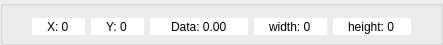
<?xml version="1.0" encoding="UTF-8"?>
<ui version="4.0">
 <class>Viewer_Data_Panel</class>
 <widget class="QWidget" name="Viewer_Data_Panel">
  <property name="geometry">
   <rect>
    <x>0</x>
    <y>0</y>
    <width>443</width>
    <height>45</height>
   </rect>
  </property>
  <property name="windowTitle">
   <string>Form</string>
  </property>
  <layout class="QVBoxLayout" name="verticalLayout">
   <property name="leftMargin">
    <number>0</number>
   </property>
   <property name="topMargin">
    <number>0</number>
   </property>
   <property name="rightMargin">
    <number>0</number>
   </property>
   <property name="bottomMargin">
    <number>0</number>
   </property>
   <item>
    <widget class="QGroupBox" name="data_panel">
     <property name="title">
      <string/>
     </property>
     <property name="flat">
      <bool>true</bool>
     </property>
     <layout class="QHBoxLayout" name="horizontalLayout_3">
      <property name="topMargin">
       <number>5</number>
      </property>
      <property name="bottomMargin">
       <number>0</number>
      </property>
      <item>
       <spacer name="horizontalSpacer_4">
        <property name="orientation">
         <enum>Qt::Horizontal</enum>
        </property>
        <property name="sizeHint" stdset="0">
         <size>
          <width>40</width>
          <height>20</height>
         </size>
        </property>
       </spacer>
      </item>
      <item>
       <widget class="QSpinBox" name="x">
        <property name="toolTip">
         <string>X mouse position</string>
        </property>
        <property name="wrapping">
         <bool>false</bool>
        </property>
        <property name="frame">
         <bool>false</bool>
        </property>
        <property name="alignment">
         <set>Qt::AlignCenter</set>
        </property>
        <property name="readOnly">
         <bool>true</bool>
        </property>
        <property name="buttonSymbols">
         <enum>QAbstractSpinBox::NoButtons</enum>
        </property>
        <property name="prefix">
         <string>X: </string>
        </property>
        <property name="minimum">
         <number>0</number>
        </property>
        <property name="maximum">
         <number>65535</number>
        </property>
        <property name="value">
         <number>0</number>
        </property>
       </widget>
      </item>
      <item>
       <widget class="QSpinBox" name="y">
        <property name="toolTip">
         <string>Y mouse position</string>
        </property>
        <property name="wrapping">
         <bool>false</bool>
        </property>
        <property name="frame">
         <bool>false</bool>
        </property>
        <property name="alignment">
         <set>Qt::AlignCenter</set>
        </property>
        <property name="readOnly">
         <bool>true</bool>
        </property>
        <property name="buttonSymbols">
         <enum>QAbstractSpinBox::NoButtons</enum>
        </property>
        <property name="prefix">
         <string>Y: </string>
        </property>
        <property name="minimum">
         <number>0</number>
        </property>
        <property name="maximum">
         <number>65535</number>
        </property>
       </widget>
      </item>
      <item>
       <widget class="QDoubleSpinBox" name="data">
        <property name="toolTip">
         <string>Data in &quot;pixel&quot;</string>
        </property>
        <property name="frame">
         <bool>false</bool>
        </property>
        <property name="alignment">
         <set>Qt::AlignCenter</set>
        </property>
        <property name="readOnly">
         <bool>true</bool>
        </property>
        <property name="buttonSymbols">
         <enum>QAbstractSpinBox::NoButtons</enum>
        </property>
        <property name="prefix">
         <string>Data: </string>
        </property>
        <property name="minimum">
         <double>-10000000000000000213204190094543968723012578712679649467743338496.000000000000000</double>
        </property>
        <property name="maximum">
         <double>9999999999999999932209486743616279764617084419440640.000000000000000</double>
        </property>
       </widget>
      </item>
      <item>
       <widget class="QSpinBox" name="width">
        <property name="toolTip">
         <string>width of picture</string>
        </property>
        <property name="wrapping">
         <bool>true</bool>
        </property>
        <property name="frame">
         <bool>false</bool>
        </property>
        <property name="alignment">
         <set>Qt::AlignCenter</set>
        </property>
        <property name="readOnly">
         <bool>true</bool>
        </property>
        <property name="buttonSymbols">
         <enum>QAbstractSpinBox::NoButtons</enum>
        </property>
        <property name="prefix">
         <string>width: </string>
        </property>
        <property name="minimum">
         <number>0</number>
        </property>
        <property name="maximum">
         <number>65535</number>
        </property>
       </widget>
      </item>
      <item>
       <widget class="QSpinBox" name="heigth">
        <property name="toolTip">
         <string>height of picture</string>
        </property>
        <property name="frame">
         <bool>false</bool>
        </property>
        <property name="alignment">
         <set>Qt::AlignCenter</set>
        </property>
        <property name="readOnly">
         <bool>true</bool>
        </property>
        <property name="buttonSymbols">
         <enum>QAbstractSpinBox::NoButtons</enum>
        </property>
        <property name="showGroupSeparator" stdset="0">
         <bool>false</bool>
        </property>
        <property name="prefix">
         <string>height: </string>
        </property>
        <property name="maximum">
         <number>65535</number>
        </property>
       </widget>
      </item>
      <item>
       <spacer name="horizontalSpacer_3">
        <property name="orientation">
         <enum>Qt::Horizontal</enum>
        </property>
        <property name="sizeHint" stdset="0">
         <size>
          <width>40</width>
          <height>20</height>
         </size>
        </property>
       </spacer>
      </item>
     </layout>
    </widget>
   </item>
  </layout>
 </widget>
 <resources/>
 <connections/>
</ui>
